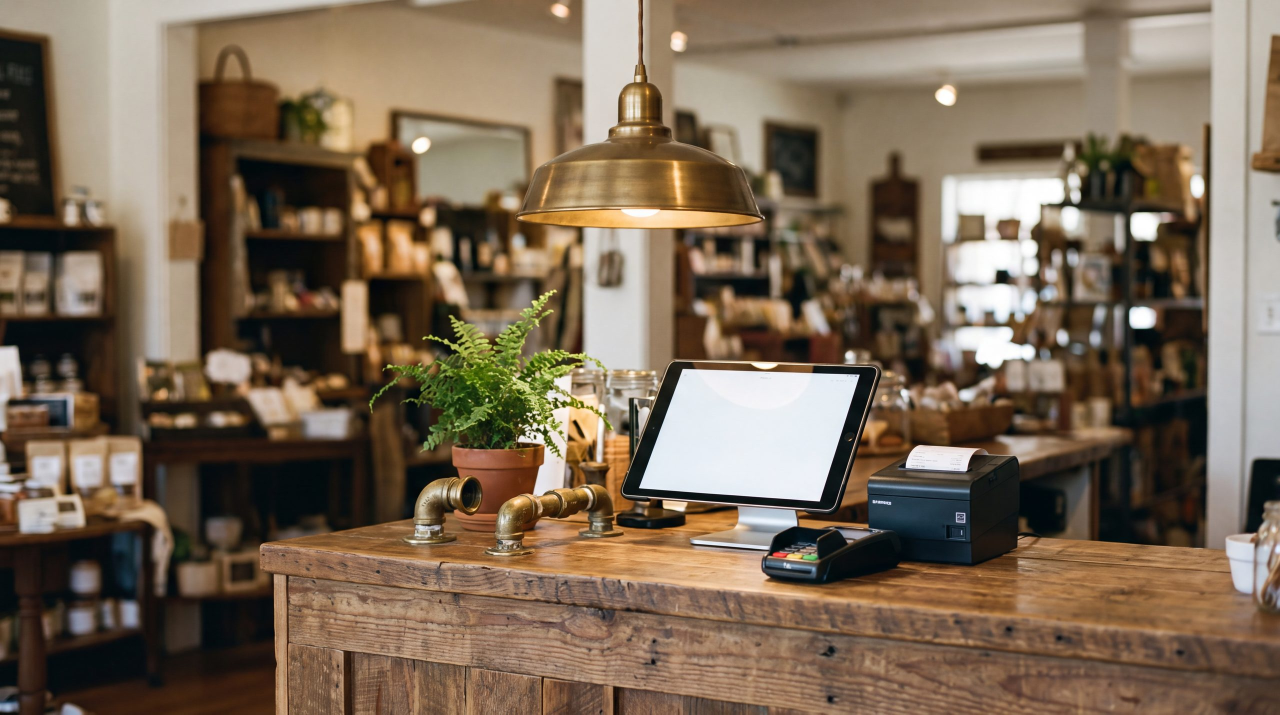
#> input picture assets/img/hero/hero-a-pos-counter.jpg, 2560 x 1429 px (shown at 1/2 size)
$ python -i build_photo_library.py   (imports and definitions only)
#> lines starting #> are read from the running program, lines starting #| are printed output that depends on the picture
"""Turn the raw generated PNGs in .libgen/ into the shipped photo library.

Reads .libgen/downloaded.json (index, family, vertical, file, prompt), crops each
image to an exact 16:9 hero frame, writes WebP into assets/img/library/, and emits
a manifest the site builders read to pick a photo by vertical.

Layout
    assets/img/library/home_services/<trade>/<trade>-NN-<slug>.webp   (10 trades)
    assets/img/library/<family>/<family>-NN-<slug>.webp               (family pools)

Manifest entries carry `vertical: null` for the family-level pools, so a lookup can
try the vertical first and fall back to the family.
"""
import json
import os
import re

from PIL import Image

ROOT = os.path.dirname(os.path.dirname(os.path.abspath(__file__)))
LIBGEN = os.path.join(ROOT, ".libgen")
OUT = os.path.join(ROOT, "assets", "img", "library")
BASE_URL = "https://www.topshelfsolutions.io/assets/img/library"
SKILL = os.path.expanduser(r"~\.claude\skills\topshelf-sample-site")

WIDTH, HEIGHT = 1366, 768
QUALITY = 82

# The shared style tail every prompt carries; everything before it is the scene.
TAIL = re.compile(r"\s*Photorealistic\b.*", re.S | re.I)

STOP = set("""a an the and or of in on at to with for from by into onto over under its
their his her that this is are was were be been being as it no not any all one two both
clean tidy neat bright modern professional daylight natural light sharp focus wide
composition clear space headline overlay colour color suits brand website absolutely
text signage letters words logos names readable labels people showing shows show""".split())


def describe(prompt: str) -> str:
    """The scene sentence, without the shared style boilerplate."""
    return TAIL.sub("", prompt).strip().rstrip(".,")


# [8 lines left out: function tags, not called in this run]


def to_hero(src: str, dst: str) -> None:
    """Centre-crop to exactly 16:9 and write WebP."""
#> called with dst = 'out.png'
    im = Image.open(src).convert("RGB")
#> im is the input picture: PIL image 2560x1429 RGB; mean R, G, B 122.4, 104.4, 85
    w, h = im.size
#> w = 2560; h = 1429
    target = WIDTH / HEIGHT
    if w / h > target:
        new_w = int(round(h * target))
#> new_w = 2542
        left = (w - new_w) // 2
#> left = 9
        im = im.crop((left, 0, left + new_w, h))
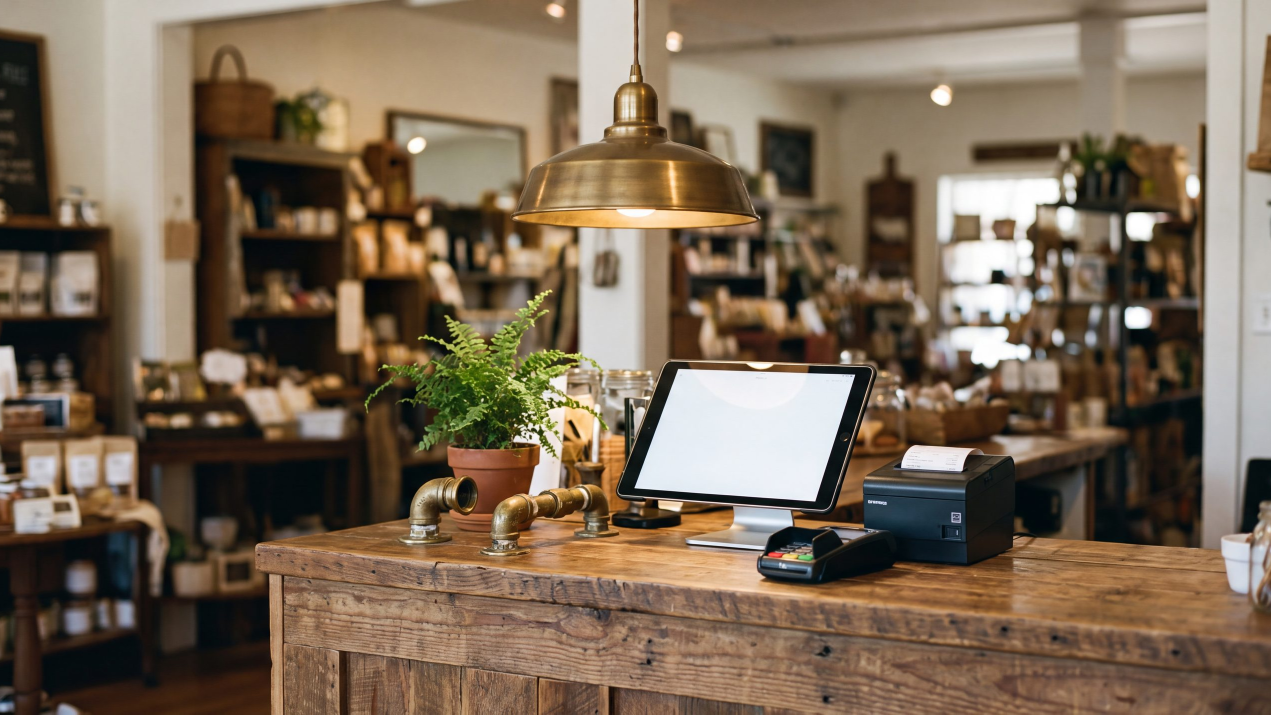
#> im: PIL image 2542x1429 RGB (shown at 1/2 size); mean R, G, B 122.5, 104.5, 85
    else:
        new_h = int(round(w / target))
        top = (h - new_h) // 2
        im = im.crop((0, top, w, top + new_h))
    im = im.resize((WIDTH, HEIGHT), Image.LANCZOS)
#> im: PIL image 1366x768 RGB
    os.makedirs(os.path.dirname(dst), exist_ok=True)
    im.save(dst, "WEBP", quality=QUALITY, method=6)


# [47 lines left out: function main, not called in this run]


# [2 lines not run here, left out]

>>> result = to_hero('../assets/img/hero/hero-a-pos-counter.jpg', 'out.png')

$ run again, on assets/img/hero/hero-c-reception.jpg
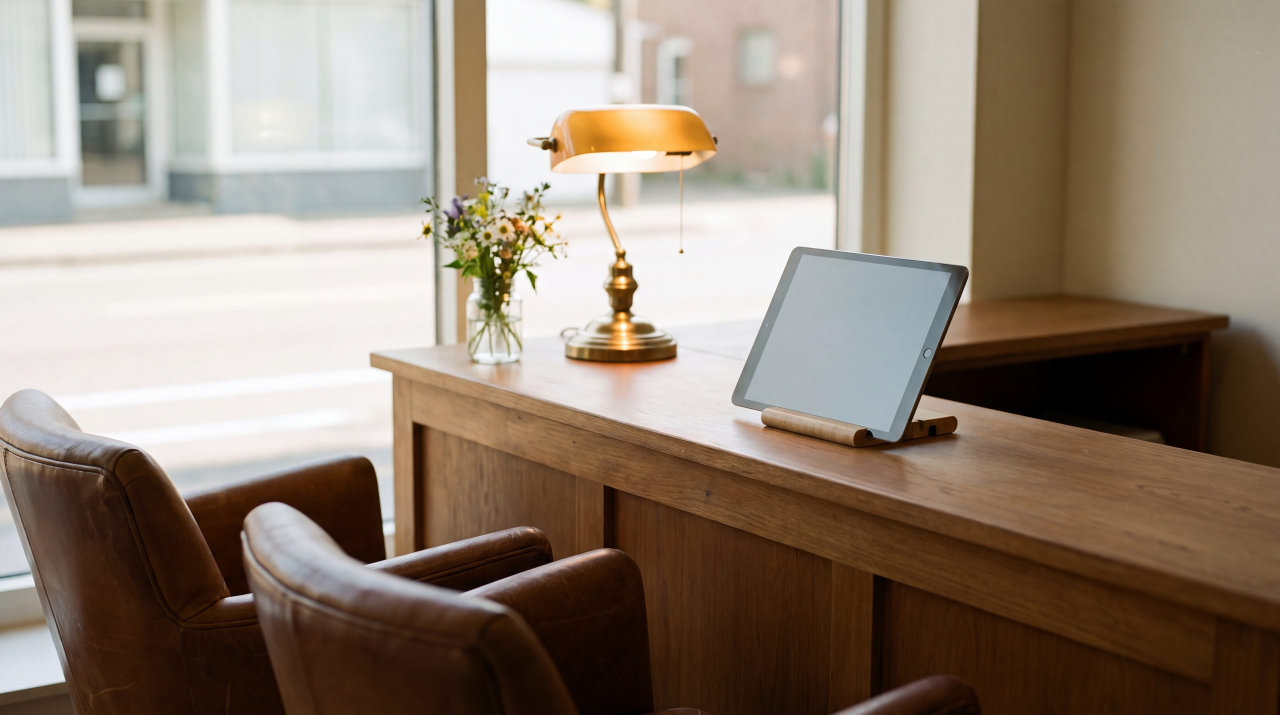
#> input picture assets/img/hero/hero-c-reception.jpg, 2560 x 1429 px (shown at 1/2 size)
#> in to_hero, im is the input picture: PIL image 2560x1429 RGB; mean R, G, B 145.8, 130.9, 116.5
#> in to_hero, `im = im.crop((left, 0, left + new_w, h))`:
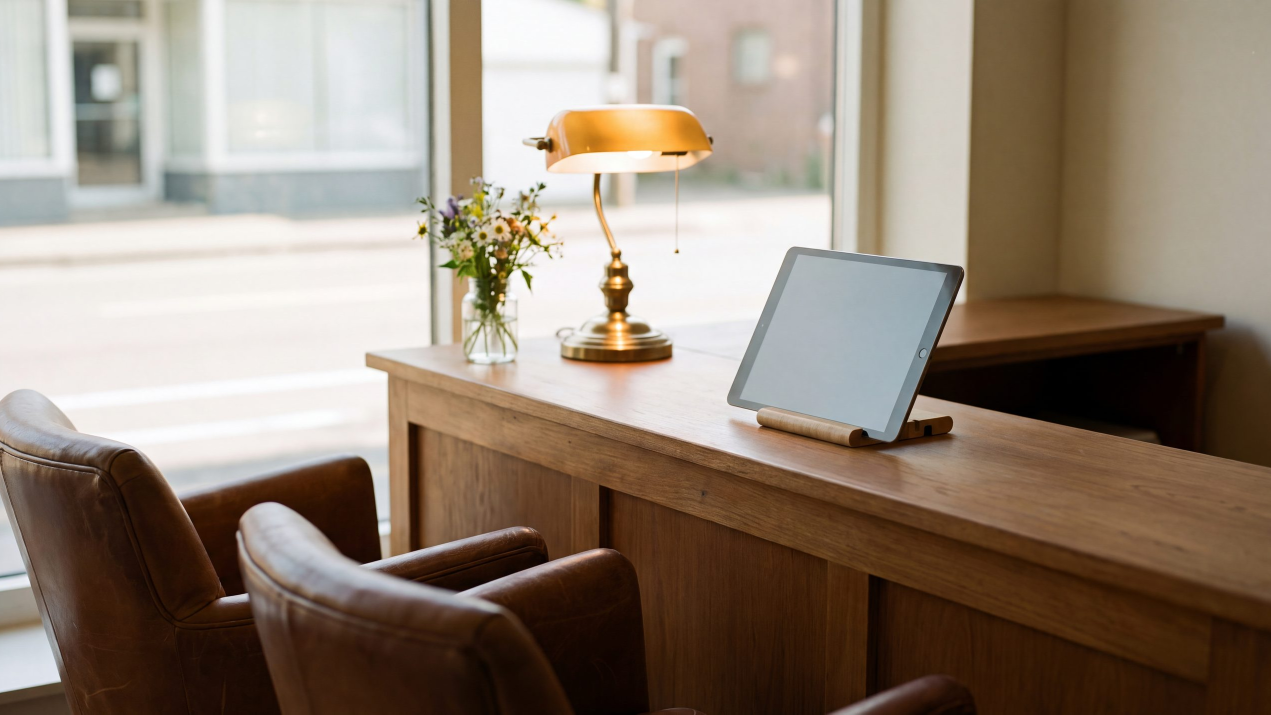
#> im: PIL image 2542x1429 RGB (shown at 1/2 size); mean R, G, B 145.7, 130.7, 116.3

$ run again, on assets/img/hero/hero-d-desk.jpg
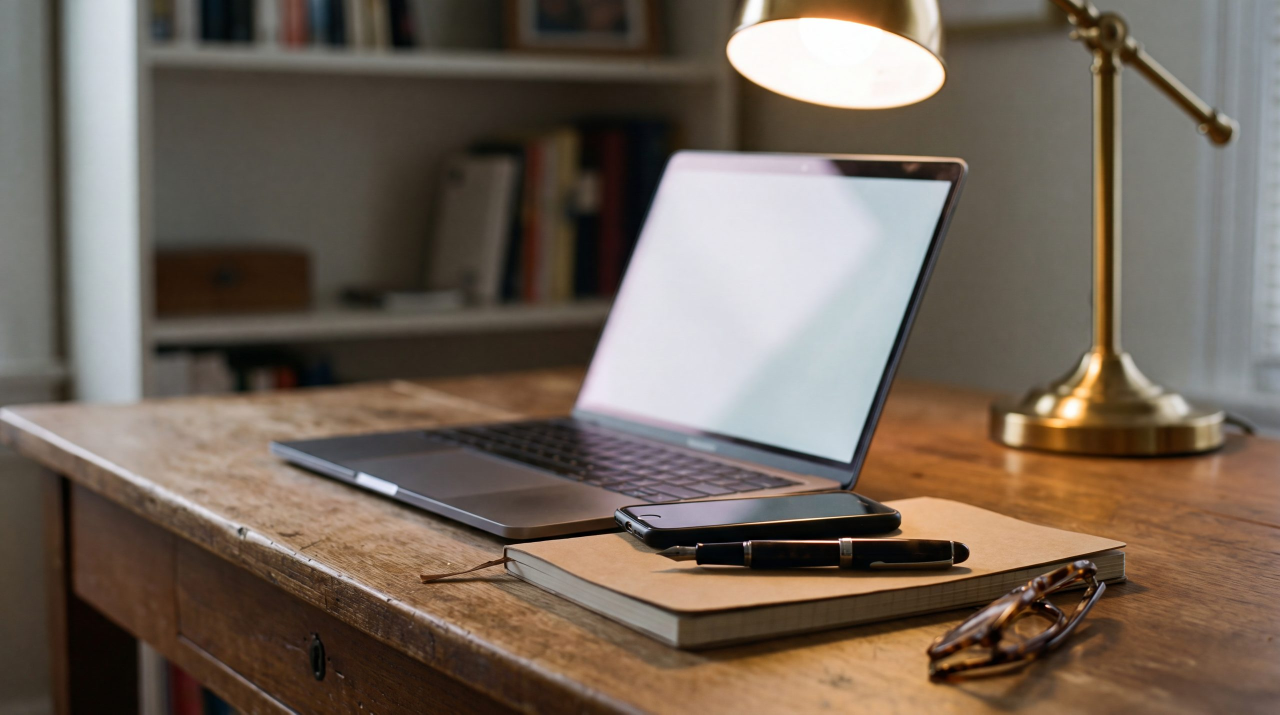
#> input picture assets/img/hero/hero-d-desk.jpg, 2560 x 1429 px (shown at 1/2 size)
#> in to_hero, im is the input picture: PIL image 2560x1429 RGB; mean R, G, B 114.5, 101.1, 89.1
#> in to_hero, `im = im.crop((left, 0, left + new_w, h))`:
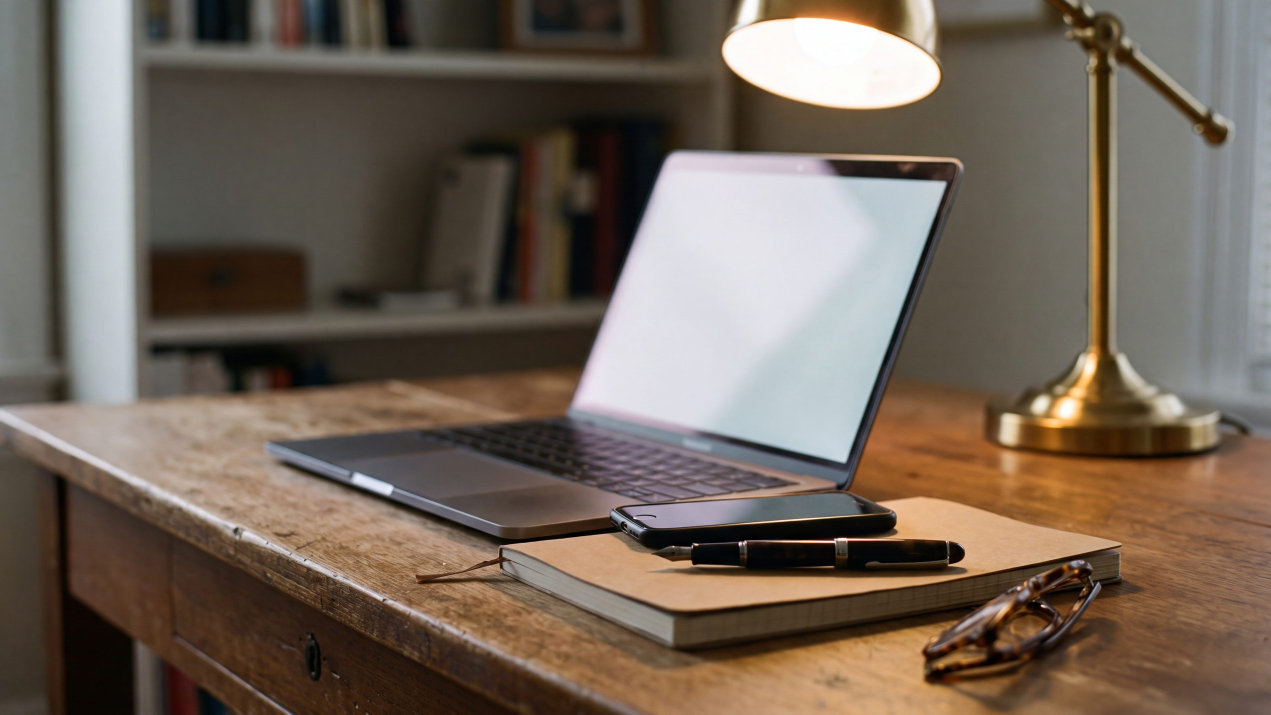
#> im: PIL image 2542x1429 RGB (shown at 1/2 size); mean R, G, B 114.4, 100.9, 88.9
